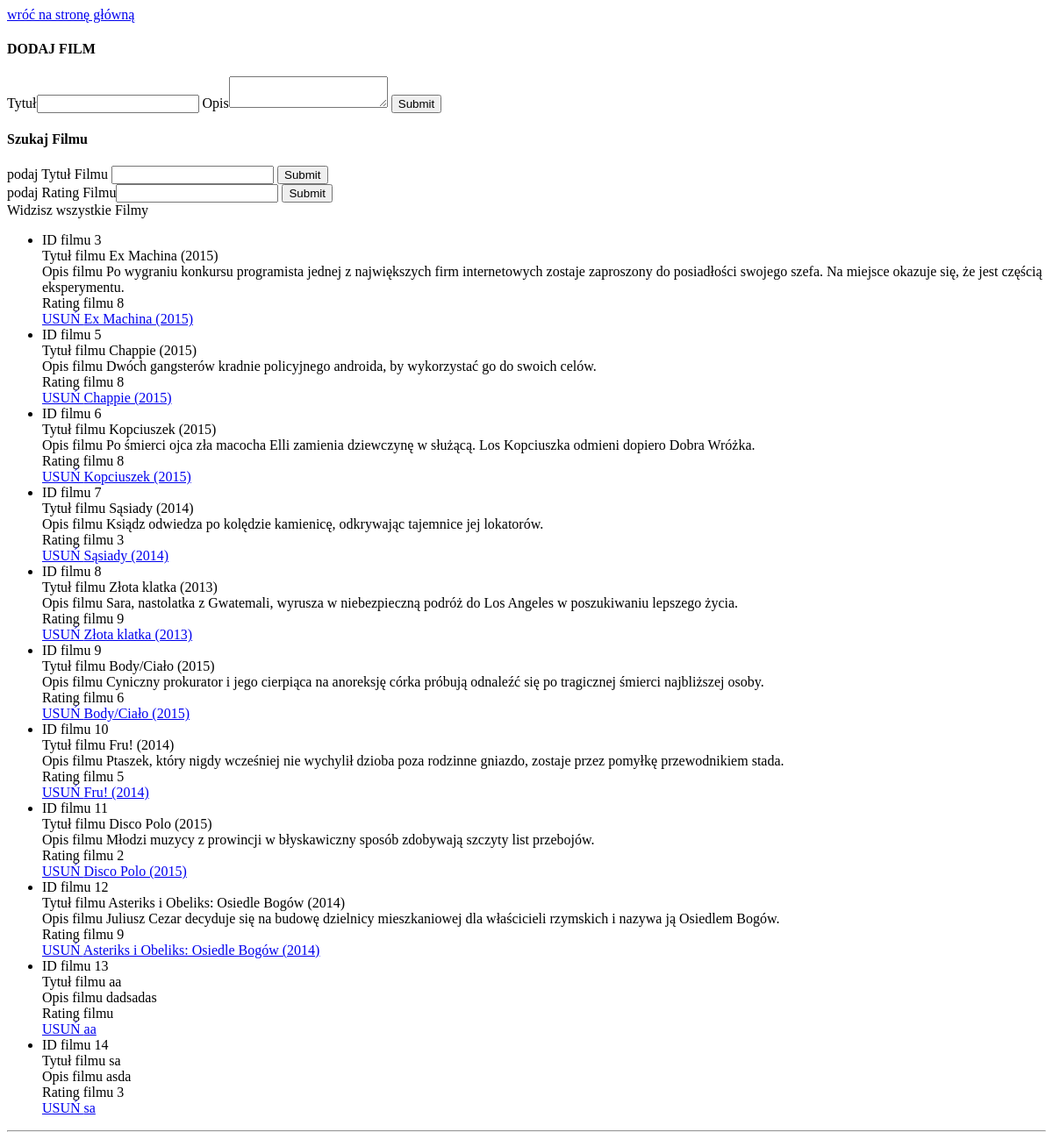
The app's page /film.php, older data.
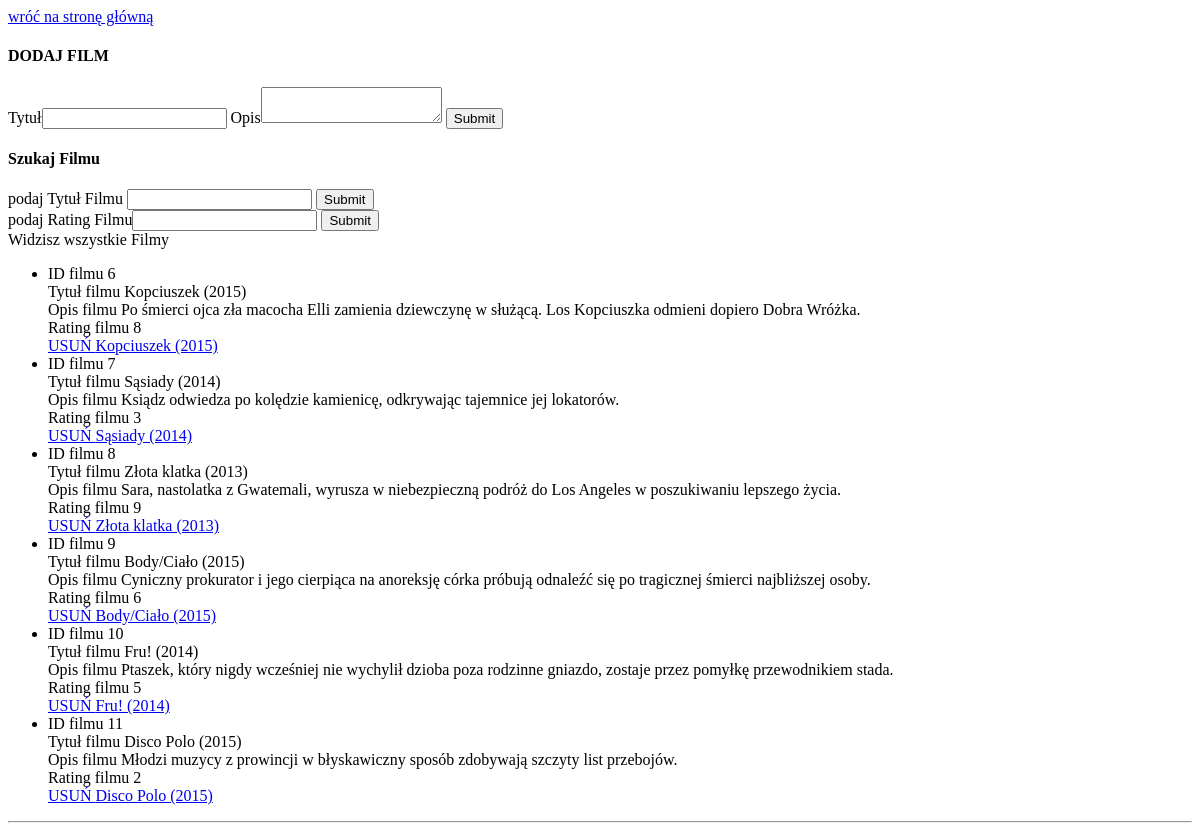
The same page, newer data.
### tables this page shows
CREATE TABLE `Movies` (
  `id` int(11) NOT NULL,
  `name` varchar(255) NOT NULL,
  `description` text,
  `rating` float DEFAULT NULL
);

### src/print.php (the view, shortened to what this page needs)
<?php
    function printMovies($result) {
        echo"<ul>";
        while ($row = $result->fetch_assoc()) {
            print "<li>";
            echo "ID filmu " . $row['id'] . "<BR>";
            echo "Tytuł filmu " . $row['name'] . "<BR>";
            echo "Opis filmu " . $row["description"] . "<BR>";
            echo "Rating filmu " . $row["rating"] . "<BR>";
            echo '<a href="film.php?delete=Film&id='
            . $row['id'] . '">USUŃ ' . $row['name'] . '</a>' . "<BR>";
            echo"</li>";
        }
        echo"</ul><hr>";
    }

### film.php (shortened to what this page needs)
<?php
    include_once 'src/print.php';
    include_once 'src/delete.php';
    $conn = connect();
    if (!isset($_POST['serachMovies']) && !isset($_POST['serachMoviesRaring'])) {
        $sql = "SELECT * FROM Movies";
        $message = "Widzisz wszystkie Filmy";
    }
    $result = $conn->query($sql);
?>
<!doctype html>
<html>
    <head>
    </head>
    <body>
        <a href="index.php">wróć na stronę główną</a>
        <form method="POST">
            <h4> DODAJ FILM</h4>
            <label>Tytuł<input name="name"></label>
            <label>Opis<textarea name="description"></textarea></label>
            <input type="submit" name="addMovie">
        </form>
        <h4>Szukaj Filmu</h4>
        <form method="POST">
            <label>podaj Tytuł Filmu <input name="serachMovies"></label>
            <input type="submit">
        </form>
        <form method="POST">
            <label>podaj  Rating Filmu<input name="serachMoviesRaring"></label>
            <input type="submit">
        </form>
        <?PHP
            echo $message;
            printMovies($result);
        ?>
    </body>
</html>

Row changes from the older to the newer data that the page shows:
removed movies: id "3", name "Ex Machina (2015)", description "Po wygraniu konkursu programista jednej z największych firm internetowych zostaje zaproszony do posiadłości swojego szefa. Na miejsce okazuje się, że jest częścią eksperymentu.", rating "8"
removed movies: id "5", name "Chappie (2015)", description "Dwóch gangsterów kradnie policyjnego androida, by wykorzystać go do swoich celów.", rating "8"
removed movies: id "12", name "Asteriks i Obeliks: Osiedle Bogów (2014)", description "Juliusz Cezar decyduje się na budowę dzielnicy mieszkaniowej dla właścicieli rzymskich i nazywa ją Osiedlem Bogów.", rating "9"
removed movies: id "13", name "aa", description "dadsadas"
removed movies: id "14", name "sa", description "asda", rating "3"
